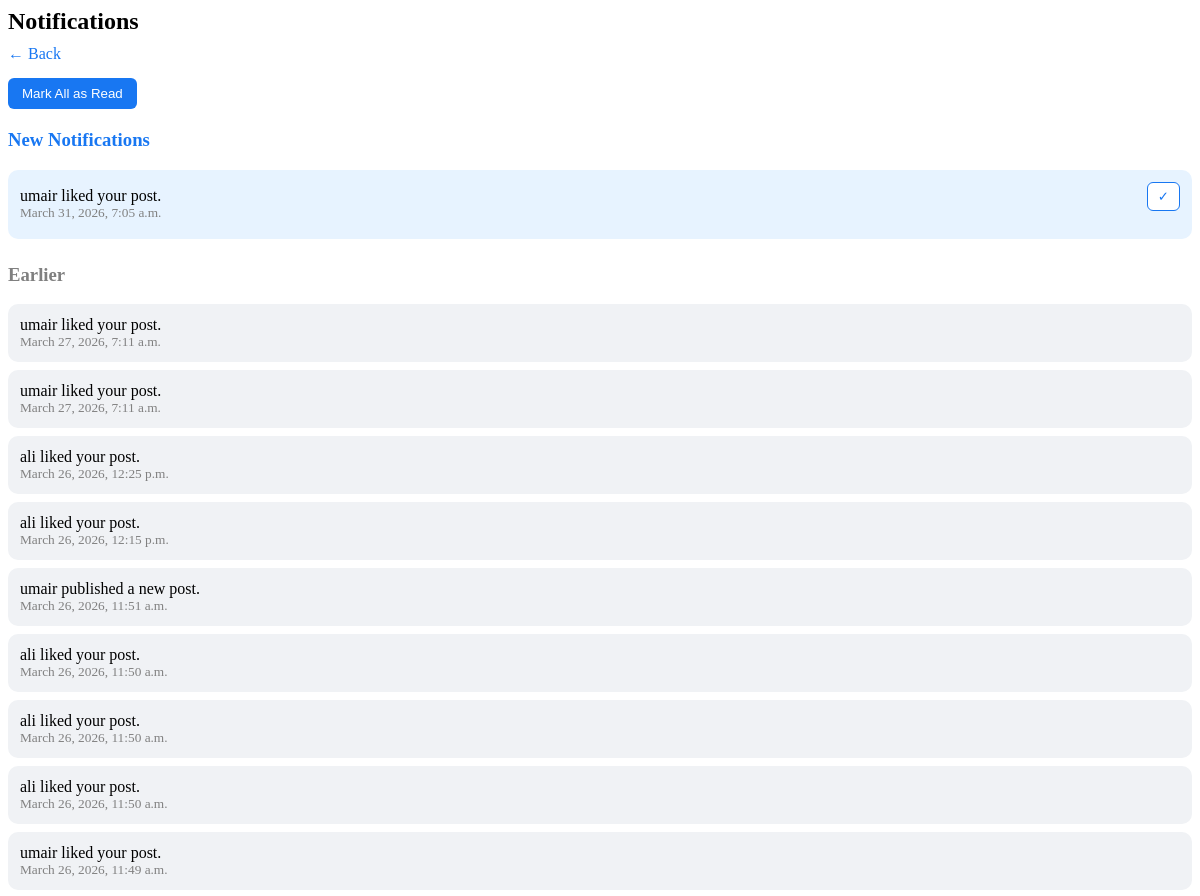
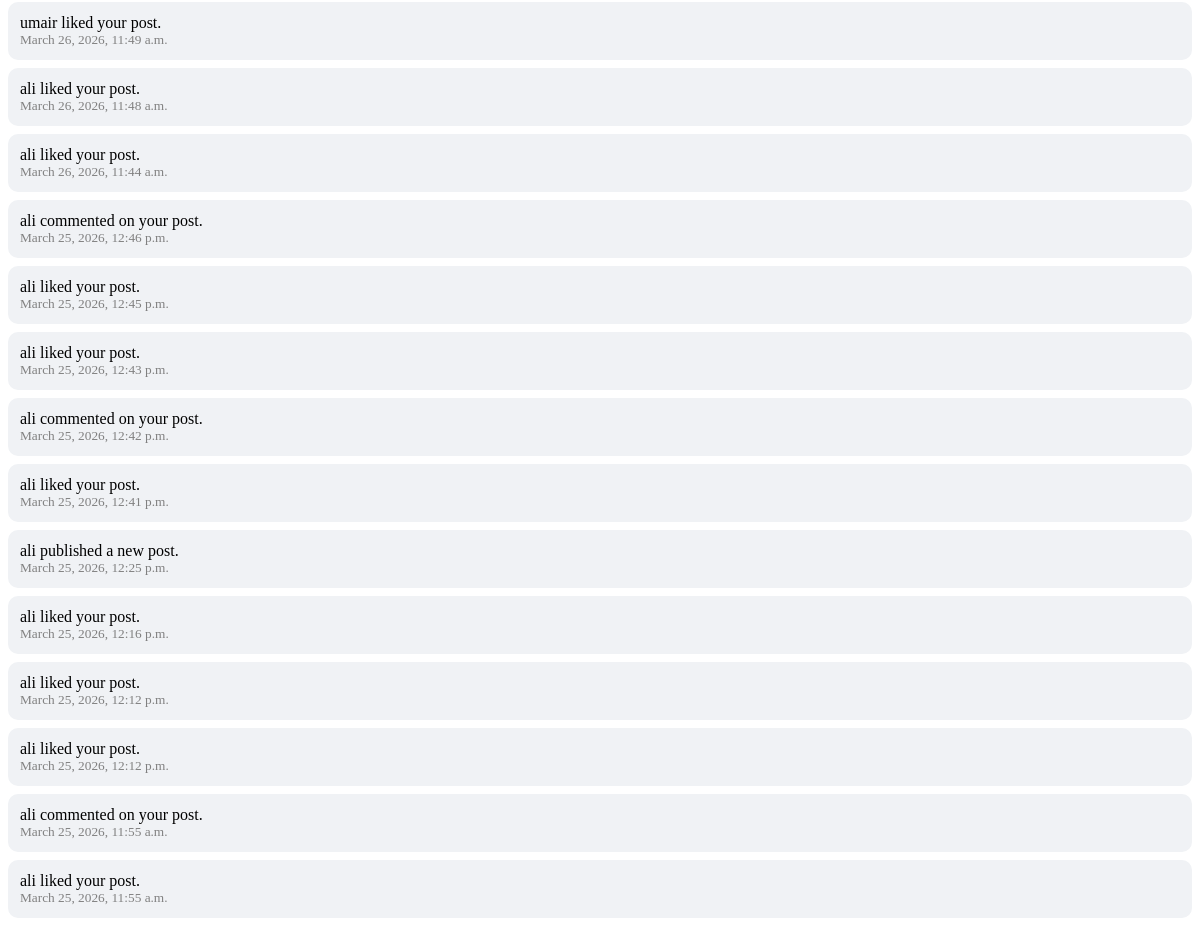
The page /notifications/ (signed in) on the database as committed earlier (2 pictures, top to bottom).
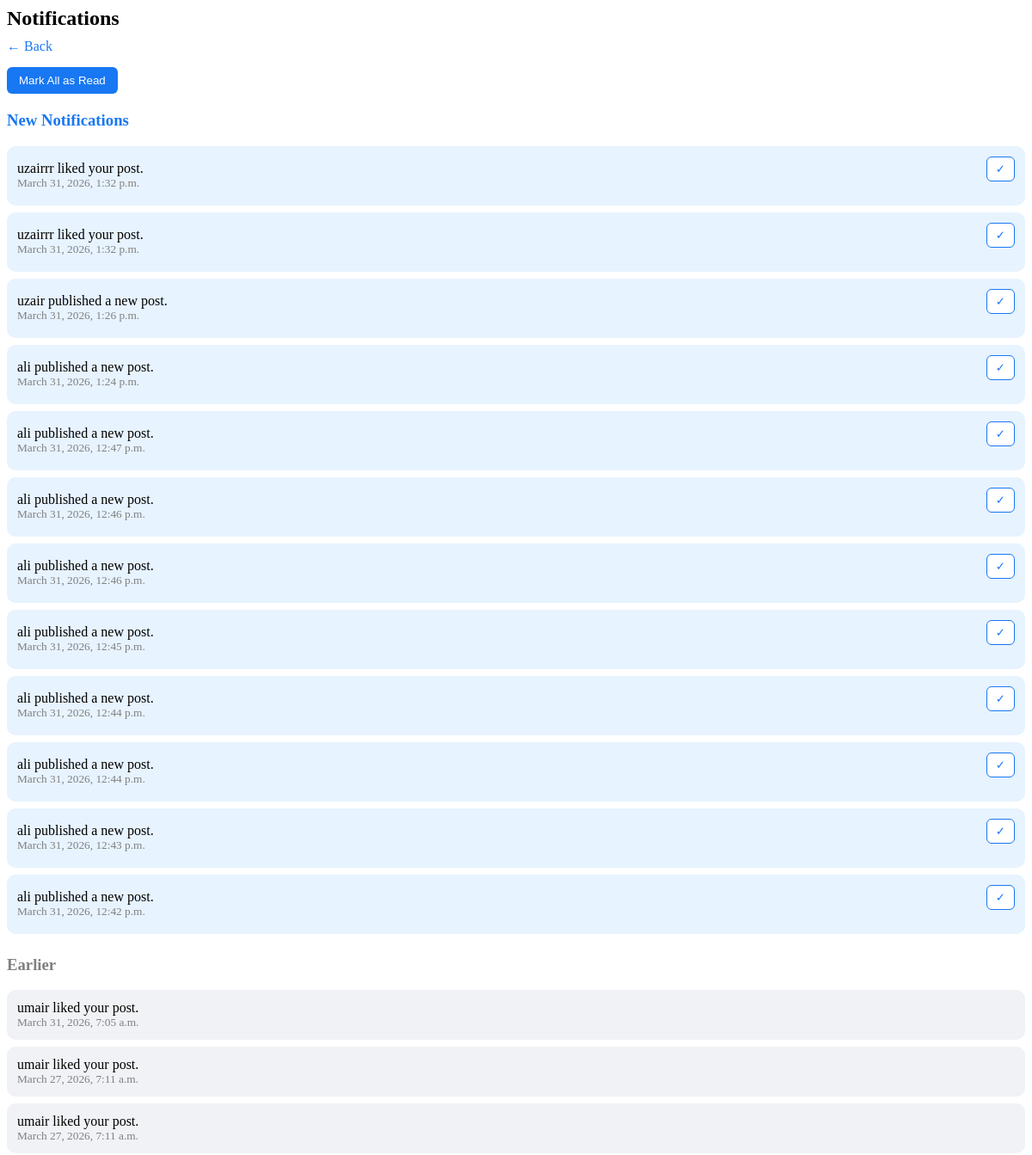
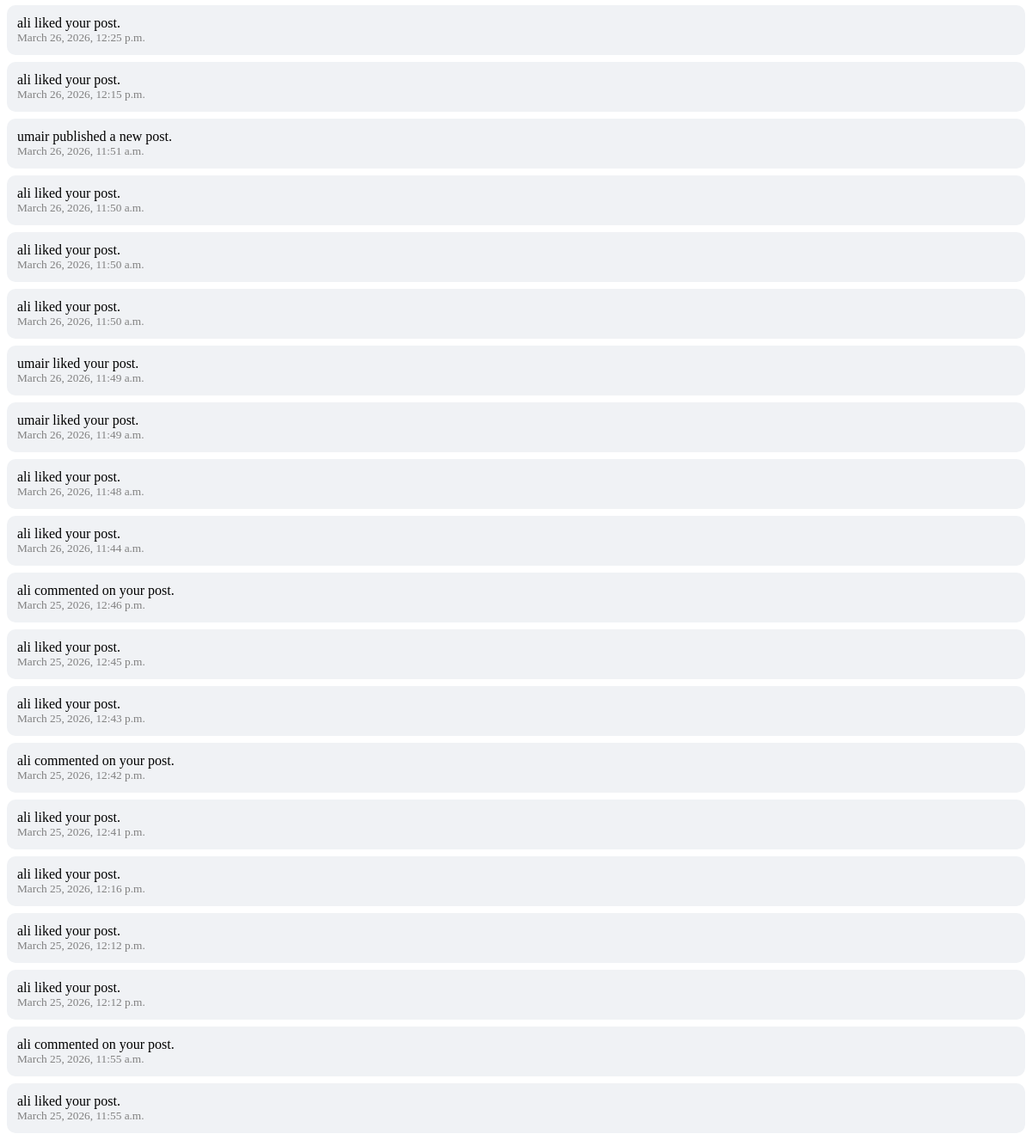
The same page on the database as committed later (2 pictures, top to bottom).
### blog/models.py (models this page shows, shortened)
class Notification(models.Model):
    user = models.ForeignKey(User, on_delete=models.CASCADE)
    post = models.ForeignKey(Post, on_delete=models.CASCADE, related_name='notifications')
    message = models.TextField()
    is_read = models.BooleanField(default=False)
    created_at = models.DateTimeField(auto_now_add=True)
    sender = models.ForeignKey(User, on_delete=models.CASCADE, related_name='notifications_sent')

### blog/views.py (the view)
# urls.py: path('notifications/', notifications_list, name='notifications_list'),
@login_required
def notifications_list(request):
    new_notifications = Notification.objects.filter(user=request.user, is_read=False).order_by("-created_at")
    old_notifications = Notification.objects.filter(user=request.user, is_read=True).order_by("-created_at")
    return render(request, "notifications/list.html", {"new_notifications": new_notifications,"old_notifications": old_notifications,})

### blog/context_processors.py (called while the page is built)
def notifications_badge(request):
    if request.user.is_authenticated:
        unread_count = Notification.objects.filter(user=request.user, is_read=False).count()
    else:
        unread_count = 0
    return {"unread_notifications_count": unread_count}

### templates/notifications/list.html (shortened to what this page needs)
<h2 style="margin-bottom:10px;">Notifications</h2>
<a href="{% url 'blog:home' %}"
   style="display:inline-block; margin-bottom:15px; text-decoration:none; color:#1877f2; font-weight:500;">
   ← Back
</a>
<form method="post" action="{% url 'blog:mark_all_read' %}" style="margin-bottom:20px;">
    <button type="submit"
        style="background:#1877f2; color:white; border:none; padding:8px 14px; border-radius:6px; cursor:pointer;">
        Mark All as Read
    </button>
</form>
<h3 style="color:#1877f2;">New Notifications</h3>
{% if new_notifications %}
    {% for n in new_notifications %}
        <div style="background:#e7f3ff; border-radius:10px; padding:12px; margin:8px 0; display:flex; justify-content:space-between; align-items:center;">
            <div>
                <p style="margin:0; font-weight:500;">{{ n.message }}</p>
                <small style="color:gray;">{{ n.created_at }}</small>
            </div>
            <form method="post" action="{% url 'blog:mark_read' n.id %}">
                <button type="submit"
                    style="background:white; border:1px solid #1877f2; color:#1877f2; padding:6px 10px; border-radius:6px; cursor:pointer;">
                    ✓
                </button>
            </form>
        </div>
    {% endfor %}
{% else %}
    <p style="color:gray;">No new notifications</p>
{% endif %}
<h3 style="margin-top:25px; color:gray;">Earlier</h3>
{% if old_notifications %}
    {% for n in old_notifications %}
        <div style="background:#f0f2f5; border-radius:10px; padding:12px; margin:8px 0;">
            <p style="margin:0;">{{ n.message }}</p>
            <small style="color:gray;">{{ n.created_at }}</small>
        </div>
    {% endfor %}
{% else %}
    <p style="color:gray;">No old notifications</p>
{% endif %}

Rows that differ between the two databases and show on the page:
removed Notification: message "ali published a new post.", created_at "March 25, 2026, 12:25 p.m.", shown under "Earlier"
added Notification: message "uzairrr liked your post.", created_at "March 31, 2026, 1:32 p.m.", shown under "New Notifications"
added Notification: message "uzairrr liked your post.", created_at "March 31, 2026, 1:32 p.m.", shown under "New Notifications"
added Notification: message "uzair published a new post.", created_at "March 31, 2026, 1:26 p.m.", shown under "New Notifications"
added Notification: message "ali published a new post.", created_at "March 31, 2026, 1:24 p.m.", shown under "New Notifications"
added Notification: message "ali published a new post.", created_at "March 31, 2026, 12:47 p.m.", shown under "New Notifications"
added Notification: message "ali published a new post.", created_at "March 31, 2026, 12:46 p.m.", shown under "New Notifications"
added Notification: message "ali published a new post.", created_at "March 31, 2026, 12:46 p.m.", shown under "New Notifications"
added Notification: message "ali published a new post.", created_at "March 31, 2026, 12:45 p.m.", shown under "New Notifications"
added Notification: message "ali published a new post.", created_at "March 31, 2026, 12:44 p.m.", shown under "New Notifications"
added Notification: message "ali published a new post.", created_at "March 31, 2026, 12:44 p.m.", shown under "New Notifications"
added Notification: message "ali published a new post.", created_at "March 31, 2026, 12:43 p.m.", shown under "New Notifications"
added Notification: message "ali published a new post.", created_at "March 31, 2026, 12:42 p.m.", shown under "New Notifications"
changed Notification "March 31, 2026, 7:05 a.m.": moves from the list under "New Notifications" to the list under "Earlier"
